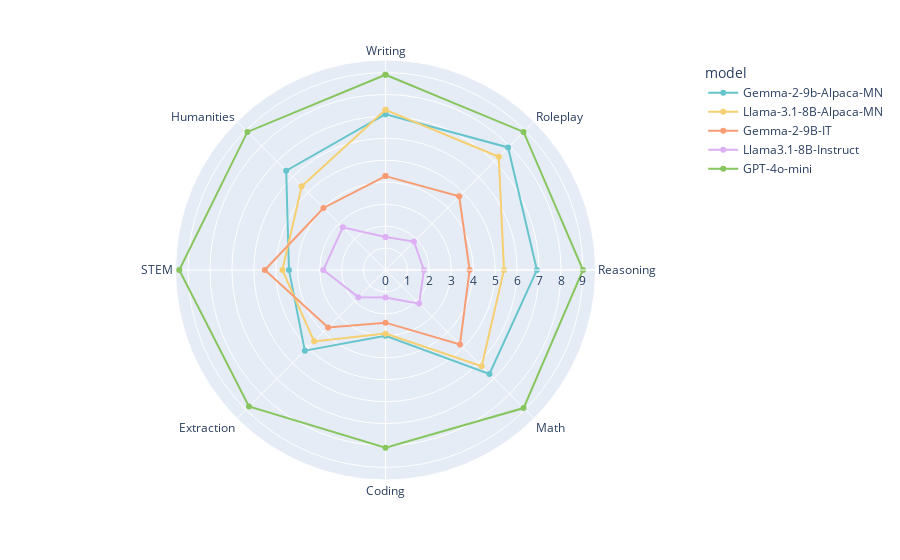

The cell this chart's notebook holds for it:
### Code cell
target_models = ["gpt-4o-mini",
                 "llama3.1-8B-instruct", "gemma-2-9b-it",
                #  "emma-500-llama2-7b"
                 "Llama-3.1-8B-Alpaca-MN-SFT-v0.1", "gemma-2-9b-Alpaca-MN-SFT-v0.1",
                #  "emma-500-llama2-7b", "Qwen2.5-7B-Instruct",
                 ]

scores_target = [scores_all[i] for i in range(len(scores_all)) if scores_all[i]["model"] in target_models]

# sort by target_models
scores_target = sorted(scores_target, key=lambda x: target_models.index(x["model"]), reverse=True)

df_score = pd.DataFrame(scores_target)
df_score = df_score[df_score["model"].isin(target_models)]

rename_map = {"llama-13b": "LLaMA-13B",
              "alpaca-13b": "Alpaca-13B",
              "vicuna-33b-v1.3": "Vicuna-33B",
              "vicuna-13b-v1.3": "Vicuna-13B",
              "gpt-3.5-turbo": "GPT-3.5-turbo",
              "claude-v1": "Claude-v1",
              "gpt-4": "GPT-4",
              "gpt-4-turbo": "GPT-4-Turbo",
              "gpt-4o-mini": "GPT-4o-mini",
              "gemma-2-9b-it": "Gemma-2-9B-IT",
              "gemma-2-27b-it": "Gemma-2-27B-IT",
              "gemma-2-9b-Alpaca-MN-SFT-v0.1": "Gemma-2-9b-Alpaca-MN",
              "Llama-3.1-8B-Instruct": "Llama-3.1-8B-Instruct",
              "Llama-3.1-8B-Alpaca-MN-SFT-v0.1": "Llama-3.1-8B-Alpaca-MN", 
              "llama2-13B": "Llama2-13B-Chat",
               "llama3.1-8B-instruct": "Llama3.1-8B-Instruct",
              "mistral-7b-instruct-v0.3": "Mistral-7B-Instruct-v0.3",
              "mala-500-10b-v2": "MaLA-500-10B-v2",
              "Qwen2.5-7B-Instruct": "Qwen2.5-7B-Instruct",
              "gemma-2-9b-alpaca-mongolian": "Gemma-2-9B-SFT",
              "emma-500-llama2-7b": "EMMA-500-llama2-7b",
              }


for k, v in rename_map.items():
    df_score.replace(k, v, inplace=True)

fig = px.line_polar(df_score, r = 'score', theta = 'category', line_close = True, category_orders = {"category": CATEGORIES},
                    color = 'model', markers=True, color_discrete_sequence=px.colors.qualitative.Pastel)

fig.show()

### Figure 1 — Plotly figure (JSON) as saved in the notebook; plotly's stock layout.template omitted (floating-point values rounded to 4 significant figures)
{"data": [{"hovertemplate": "model=Gemma-2-9b-Alpaca-MN<br>score=%{r}<br>category=%{theta}<extra></extra>", "legendgroup": "Gemma-2-9b-Alpaca-MN", "line": {"color": "rgb(102, 197, 204)", "dash": "solid"}, "marker": {"symbol": "circle"}, "mode": "lines+markers", "name": "Gemma-2-9b-Alpaca-MN", "r": [7.1, 7.9, 6.9, 6.7, 3, 5.2, 4.4, 6.4, 7.1], "showlegend": true, "subplot": "polar", "theta": ["Writing", "Roleplay", "Reasoning", "Math", "Coding", "Extraction", "STEM", "Humanities", "Writing"], "type": "scatterpolar"}, {"hovertemplate": "model=Llama-3.1-8B-Alpaca-MN<br>score=%{r}<br>category=%{theta}<extra></extra>", "legendgroup": "Llama-3.1-8B-Alpaca-MN", "line": {"color": "rgb(246, 207, 113)", "dash": "solid"}, "marker": {"symbol": "circle"}, "mode": "lines+markers", "name": "Llama-3.1-8B-Alpaca-MN", "r": [7.3, 7.3, 5.4, 6.2, 2.9, 4.6, 4.7, 5.4, 7.3], "showlegend": true, "subplot": "polar", "theta": ["Writing", "Roleplay", "Reasoning", "Math", "Coding", "Extraction", "STEM", "Humanities", "Writing"], "type": "scatterpolar"}, {"hovertemplate": "model=Gemma-2-9B-IT<br>score=%{r}<br>category=%{theta}<extra></extra>", "legendgroup": "Gemma-2-9B-IT", "line": {"color": "rgb(248, 156, 116)", "dash": "solid"}, "marker": {"symbol": "circle"}, "mode": "lines+markers", "name": "Gemma-2-9B-IT", "r": [4.28, 4.75, 3.833, 4.8, 2.4, 3.7, 5.5, 4, 4.28], "showlegend": true, "subplot": "polar", "theta": ["Writing", "Roleplay", "Reasoning", "Math", "Coding", "Extraction", "STEM", "Humanities", "Writing"], "type": "scatterpolar"}, {"hovertemplate": "model=Llama3.1-8B-Instruct<br>score=%{r}<br>category=%{theta}<extra></extra>", "legendgroup": "Llama3.1-8B-Instruct", "line": {"color": "rgb(220, 176, 242)", "dash": "solid"}, "marker": {"symbol": "circle"}, "mode": "lines+markers", "name": "Llama3.1-8B-Instruct", "r": [1.5, 1.833, 1.75, 2.167, 1.25, 1.75, 2.833, 2.75, 1.5], "showlegend": true, "subplot": "polar", "theta": ["Writing", "Roleplay", "Reasoning", "Math", "Coding", "Extraction", "STEM", "Humanities", "Writing"], "type": "scatterpolar"}, {"hovertemplate": "model=GPT-4o-mini<br>score=%{r}<br>category=%{theta}<extra></extra>", "legendgroup": "GPT-4o-mini", "line": {"color": "rgb(135, 197, 95)", "dash": "solid"}, "marker": {"symbol": "circle"}, "mode": "lines+markers", "name": "GPT-4o-mini", "r": [8.9, 8.9, 9, 8.9, 8.1, 8.8, 9.4, 8.9, 8.9], "showlegend": true, "subplot": "polar", "theta": ["Writing", "Roleplay", "Reasoning", "Math", "Coding", "Extraction", "STEM", "Humanities", "Writing"], "type": "scatterpolar"}], "layout": {"legend": {"title": {"text": "model"}, "tracegroupgap": 0}, "margin": {"t": 60}, "polar": {"angularaxis": {"categoryarray": ["Writing", "Roleplay", "Reasoning", "Math", "Coding", "Extraction", "STEM", "Humanities"], "categoryorder": "array", "direction": "clockwise", "rotation": 90}, "domain": {"x": [0, 1], "y": [0, 1]}}}}
